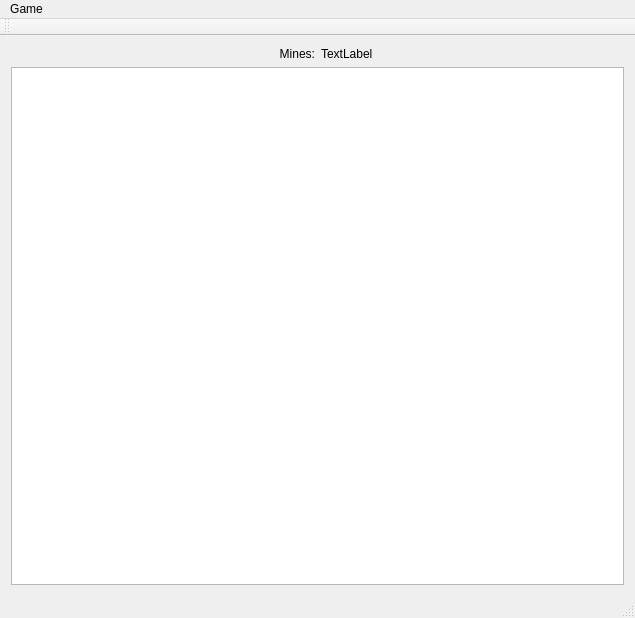
<?xml version="1.0" encoding="UTF-8"?>
<ui version="4.0">
 <class>MainWindow</class>
 <widget class="QMainWindow" name="MainWindow">
  <property name="geometry">
   <rect>
    <x>0</x>
    <y>0</y>
    <width>635</width>
    <height>618</height>
   </rect>
  </property>
  <property name="windowTitle">
   <string>Mines</string>
  </property>
  <widget class="QWidget" name="centralWidget">
   <layout class="QGridLayout" name="gridLayout">
    <item row="0" column="0">
     <widget class="QLabel" name="label">
      <property name="enabled">
       <bool>true</bool>
      </property>
      <property name="text">
       <string>Mines:</string>
      </property>
      <property name="alignment">
       <set>Qt::AlignRight|Qt::AlignTrailing|Qt::AlignVCenter</set>
      </property>
     </widget>
    </item>
    <item row="0" column="1">
     <widget class="QLabel" name="minesLabel">
      <property name="text">
       <string>TextLabel</string>
      </property>
     </widget>
    </item>
    <item row="2" column="0" colspan="2">
     <widget class="QGraphicsView" name="graphicsView"/>
    </item>
   </layout>
  </widget>
  <widget class="QMenuBar" name="menuBar">
   <property name="geometry">
    <rect>
     <x>0</x>
     <y>0</y>
     <width>635</width>
     <height>21</height>
    </rect>
   </property>
   <widget class="QMenu" name="menuGame">
    <property name="title">
     <string>Game</string>
    </property>
    <widget class="QMenu" name="menuDifficulty">
     <property name="title">
      <string>Difficulty</string>
     </property>
     <addaction name="actionBeginner"/>
     <addaction name="actionIntermediate"/>
     <addaction name="actionExpert"/>
    </widget>
    <addaction name="actionNewGame"/>
    <addaction name="menuDifficulty"/>
    <addaction name="actionExit"/>
   </widget>
   <addaction name="menuGame"/>
  </widget>
  <widget class="QToolBar" name="mainToolBar">
   <attribute name="toolBarArea">
    <enum>TopToolBarArea</enum>
   </attribute>
   <attribute name="toolBarBreak">
    <bool>false</bool>
   </attribute>
  </widget>
  <widget class="QStatusBar" name="statusBar"/>
  <action name="actionNewGame">
   <property name="text">
    <string>New Game</string>
   </property>
   <property name="shortcut">
    <string>Ctrl+N</string>
   </property>
  </action>
  <action name="actionExit">
   <property name="text">
    <string>Exit</string>
   </property>
   <property name="shortcut">
    <string>Ctrl+Q</string>
   </property>
  </action>
  <action name="actionBeginner">
   <property name="text">
    <string>Beginner</string>
   </property>
  </action>
  <action name="actionIntermediate">
   <property name="text">
    <string>Intermediate</string>
   </property>
  </action>
  <action name="actionExpert">
   <property name="text">
    <string>Expert</string>
   </property>
  </action>
 </widget>
 <layoutdefault spacing="6" margin="11"/>
 <resources/>
 <connections/>
</ui>
